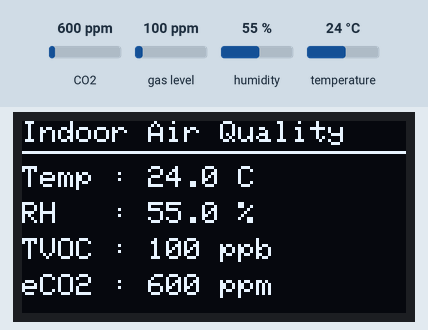
A sketch run on a simulated ESP32-S3. Shown: 128×64 one-colour display. Inputs (shaded band) come from the test bench; at power-on: CO2 600 ppm, gas level 100 ppm, humidity 55 %, temperature 24 °C. What the sketch prints to the serial monitor is not drawn.

Above: at 3.2 s.
3.3 s: CO2 set to 452 ppm
At 5.2 s:
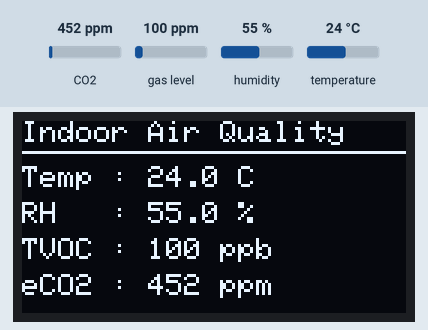
5.9 s: gas level set to 20 ppm
At 7.2 s:
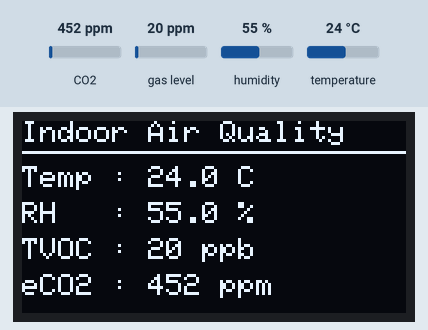
8.1 s: humidity set to 22 %
At 9.2 s:
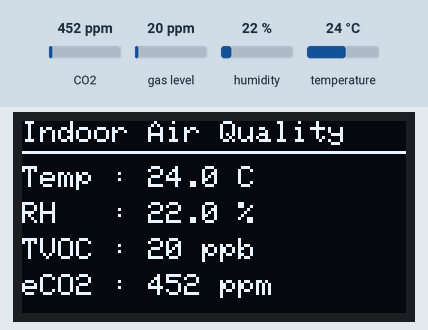
10.4 s: temperature set to 12 °C
At 12.3 s:
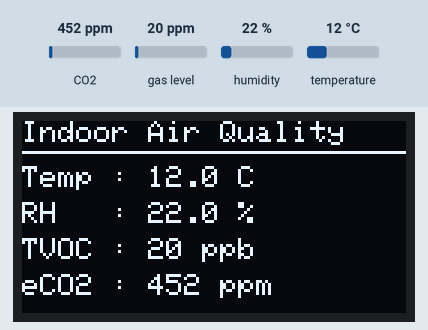
12.6 s: CO2 set to 1050 ppm
At 14.4 s:
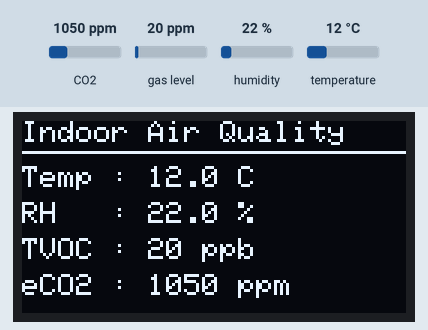
Timing chart, 0 to 15.9 s (numbered marks = the images above; inputs shaded):
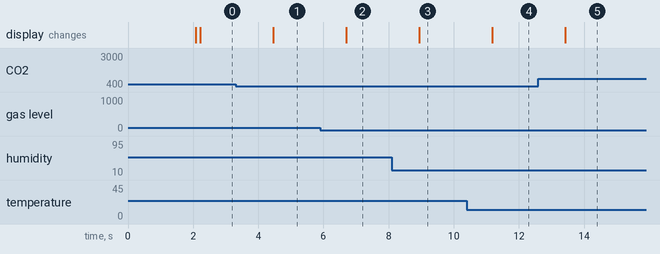

The sketch:

sketch_sep22a.ino
```cpp
#include <Wire.h>
#include <Adafruit_AHTX0.h>
#include <Adafruit_SGP30.h>
#include <Adafruit_GFX.h>
#include <Adafruit_SSD1306.h>

// =====================================================
// PIN I2C ESP32-S3
// =====================================================
#define SDA_PIN 8
#define SCL_PIN 9

// =====================================================
// OLED
// =====================================================
#define SCREEN_WIDTH 128
#define SCREEN_HEIGHT 64
#define OLED_RESET -1
#define OLED_ADDRESS 0x3C

Adafruit_SSD1306 display(
  SCREEN_WIDTH,
  SCREEN_HEIGHT,
  &Wire,
  OLED_RESET
);

// =====================================================
// SENSOR
// =====================================================
Adafruit_AHTX0 aht;
Adafruit_SGP30 sgp;

// =====================================================
// STATUS SENSOR
// =====================================================
bool oledOK = false;
bool ahtOK  = false;
bool sgpOK  = false;

// =====================================================
// TIMER RETRY
// =====================================================
unsigned long lastRetry = 0;

const unsigned long RETRY_INTERVAL = 2000; // 2 detik


// =====================================================
// FUNGSI: COBA DETEKSI OLED
// =====================================================
void checkOLED() {

  if (oledOK) {
    return;
  }

  Serial.println("[OLED] Mencoba mendeteksi...");

  if (display.begin(SSD1306_SWITCHCAPVCC, OLED_ADDRESS)) {

    oledOK = true;

    Serial.println("[OLED] BERHASIL ditemukan.");

    display.clearDisplay();
    display.setTextColor(SSD1306_WHITE);
    display.setTextSize(1);

    display.setCursor(0, 0);
    display.println("Indoor Air Quality");

    display.setCursor(0, 16);
    display.println("OLED detected");

    display.display();

  } else {

    Serial.println("[OLED] Tidak ditemukan.");
  }
}


// =====================================================
// FUNGSI: COBA DETEKSI AHT20
// =====================================================
void checkAHT20() {

  if (ahtOK) {
    return;
  }

  Serial.println("[AHT20] Mencoba mendeteksi...");

  if (aht.begin(&Wire)) {

    ahtOK = true;

    Serial.println("[AHT20] BERHASIL ditemukan.");

  } else {

    Serial.println("[AHT20] Tidak ditemukan.");
  }
}


// =====================================================
// FUNGSI: COBA DETEKSI SGP30
// =====================================================
void checkSGP30() {

  if (sgpOK) {
    return;
  }

  Serial.println("[SGP30] Mencoba mendeteksi...");

  if (sgp.begin(&Wire)) {

    sgpOK = true;

    Serial.println("[SGP30] BERHASIL ditemukan.");

  } else {

    Serial.println("[SGP30] Tidak ditemukan.");
  }
}


// =====================================================
// SETUP
// =====================================================
void setup() {

  Serial.begin(115200);

  delay(2000);

  Serial.println();
  Serial.println("==========================================");
  Serial.println(" INDOOR AIR QUALITY SYSTEM");
  Serial.println(" ESP32-S3 + AHT20 + SGP30 + OLED");
  Serial.println("==========================================");

  // ---------------------------------------------------
  // MULAI I2C
  // ---------------------------------------------------

  Wire.begin(SDA_PIN, SCL_PIN);

  Serial.println();
  Serial.println("I2C dimulai.");
  Serial.println("SDA = GPIO8");
  Serial.println("SCL = GPIO9");

  Serial.println();
  Serial.println("Memulai pemeriksaan sensor...");
  Serial.println();

  // ---------------------------------------------------
  // COBA SEMUA SENSOR
  // ---------------------------------------------------

  checkOLED();
  checkAHT20();
  checkSGP30();

  Serial.println();
  Serial.println("==========================================");
  Serial.println(" STATUS AWAL");
  Serial.println("==========================================");

  Serial.print("OLED  : ");
  Serial.println(oledOK ? "OK" : "TIDAK TERDETEKSI");

  Serial.print("AHT20 : ");
  Serial.println(ahtOK ? "OK" : "TIDAK TERDETEKSI");

  Serial.print("SGP30 : ");
  Serial.println(sgpOK ? "OK" : "TIDAK TERDETEKSI");

  Serial.println("==========================================");
  Serial.println();

  lastRetry = millis();
}


// =====================================================
// LOOP
// =====================================================
void loop() {

  // ===================================================
  // 1. JIKA ADA SENSOR YANG BELUM TERDETEKSI
  //    MAKA COBA LAGI SETIAP 2 DETIK
  // ===================================================

  if (millis() - lastRetry >= RETRY_INTERVAL) {

    lastRetry = millis();

    if (!oledOK) {
      checkOLED();
    }

    if (!ahtOK) {
      checkAHT20();
    }

    if (!sgpOK) {
      checkSGP30();
    }

    Serial.println();
  }


  // ===================================================
  // 2. BACA AHT20
  // ===================================================

  sensors_event_t humidity;
  sensors_event_t temperature;

  if (ahtOK) {

    aht.getEvent(&humidity, &temperature);

  } else {

    // Nilai default jika AHT20 belum tersedia
    temperature.temperature = 0;
    humidity.relative_humidity = 0;
  }


  // ===================================================
  // 3. BACA SGP30
  // ===================================================

  bool sgpReadOK = false;

  if (sgpOK) {

    sgpReadOK = sgp.IAQmeasure();

    // Jika pembacaan gagal
    if (!sgpReadOK) {

      Serial.println("[SGP30] Pembacaan gagal.");

      // Tandai sebagai tidak aktif
      // sehingga akan dicoba lagi oleh sistem
      sgpOK = false;
    }
  }


  // ===================================================
  // 4. SERIAL MONITOR
  // ===================================================

  Serial.println("------------------------------------------");

  // AHT20
  if (ahtOK) {

    Serial.print("Temperature : ");
    Serial.print(temperature.temperature, 2);
    Serial.println(" C");

    Serial.print("Humidity    : ");
    Serial.print(humidity.relative_humidity, 2);
    Serial.println(" %");

  } else {

    Serial.println("Temperature : SENSOR ERROR");
    Serial.println("Humidity    : SENSOR ERROR");
  }


  // SGP30
  if (sgpReadOK) {

    Serial.print("TVOC        : ");
    Serial.print(sgp.TVOC);
    Serial.println(" ppb");

    Serial.print("eCO2        : ");
    Serial.print(sgp.eCO2);
    Serial.println(" ppm");

  } else {

    Serial.println("TVOC        : SENSOR ERROR");
    Serial.println("eCO2        : SENSOR ERROR");
  }


  // Status
  Serial.println();

  Serial.print("STATUS | OLED: ");
  Serial.print(oledOK ? "OK" : "ERROR");

  Serial.print(" | AHT20: ");
  Serial.print(ahtOK ? "OK" : "ERROR");

  Serial.print(" | SGP30: ");
  Serial.println(sgpOK ? "OK" : "ERROR");

  Serial.println("------------------------------------------");


  // ===================================================
  // 5. OLED
  // ===================================================

  if (oledOK) {

    display.clearDisplay();

    display.setTextColor(SSD1306_WHITE);

    // -----------------------------------------------
    // Judul
    // -----------------------------------------------

    display.setTextSize(1);

    display.setCursor(0, 0);
    display.println("Indoor Air Quality");

    display.drawLine(
      0, 10,
      127, 10,
      SSD1306_WHITE
    );


    // -----------------------------------------------
    // Temperature
    // -----------------------------------------------

    display.setCursor(0, 15);

    if (ahtOK) {

      display.print("Temp : ");
      display.print(temperature.temperature, 1);
      display.println(" C");

    } else {

      display.println("Temp : ERROR");
    }


    // -----------------------------------------------
    // Humidity
    // -----------------------------------------------

    display.setCursor(0, 27);

    if (ahtOK) {

      display.print("RH   : ");
      display.print(humidity.relative_humidity, 1);
      display.println(" %");

    } else {

      display.println("RH   : ERROR");
    }


    // -----------------------------------------------
    // TVOC
    // -----------------------------------------------

    display.setCursor(0, 39);

    if (sgpReadOK) {

      display.print("TVOC : ");
      display.print(sgp.TVOC);
      display.println(" ppb");

    } else {

      display.println("TVOC : ERROR");
    }


    // -----------------------------------------------
    // eCO2
    // -----------------------------------------------

    display.setCursor(0, 51);

    if (sgpReadOK) {

      display.print("eCO2 : ");
      display.print(sgp.eCO2);
      display.println(" ppm");

    } else {

      display.println("eCO2 : ERROR");
    }


    display.display();
  }


  // ===================================================
  // 6. SAMPLING 1 DETIK
  // ===================================================

  delay(1000);
}
```

Measured:
- after the input at 3.3 s, the display: changes after 1.2 s (image 1)
- after the input at 5.9 s, the display: changes after 0.80 s (image 2)
- after the input at 8.1 s, the display: changes after 0.84 s (image 3)
- after the input at 10.4 s, the display: changes after 0.78 s (image 4)
- after the input at 12.6 s, the display: changes after 0.82 s (image 5)
